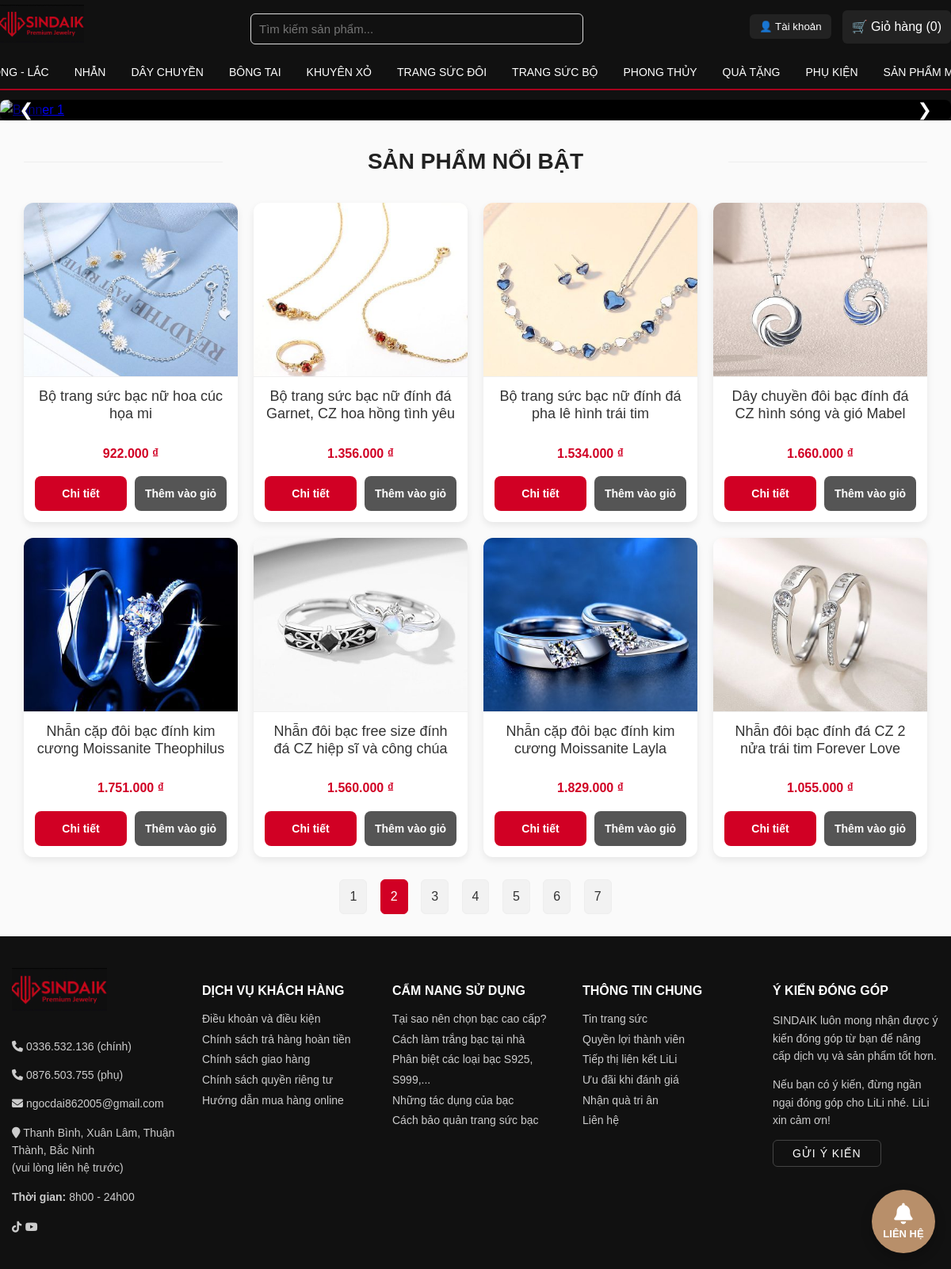
The app's page /index.php?page=2 with its own data.
### tables this page shows
CREATE TABLE `products` (
  `id` int(11) NOT NULL,
  `name` varchar(255) NOT NULL,
  `category` varchar(100) NOT NULL,
  `description` text,
  `price` decimal(10,2) NOT NULL DEFAULT '0.00',
  `discount` int(11) NOT NULL DEFAULT '0',
  `image` varchar(255) DEFAULT NULL,
  `created_at` timestamp NOT NULL DEFAULT CURRENT_TIMESTAMP
);

### init.php (called while the page is built, shortened)
<?php
function e($str) {
    return htmlspecialchars($str, ENT_QUOTES | ENT_SUBSTITUTE, 'UTF-8');
}

### index.php (the view, shortened to what this page needs)
<?php
require 'init.php';
include 'header.php';
$perPage = 8;
$page = isset($_GET['page']) ? max(1, intval($_GET['page'])) : 1;
$offset = ($page - 1) * $perPage;
$stmt = $conn->prepare("
    SELECT SQL_CALC_FOUND_ROWS *
    FROM products
    ORDER BY created_at DESC
    LIMIT ?, ?
");
$stmt->bind_param("ii", $offset, $perPage);
$stmt->execute();
$res = $stmt->get_result();
$products = $res->fetch_all(MYSQLI_ASSOC);
$totalRes = $conn->query("SELECT FOUND_ROWS() as total")->fetch_assoc();
$total = $totalRes ? intval($totalRes['total']) : 0;
$pages = max(1, ceil($total / $perPage));
?>
<main class="wrap">
  <h1 class="page-title section-title"><span>SẢN PHẨM NỔI BẬT</span></h1>
  <?php if ($products): ?>
    <div class="product-grid">
      <?php foreach ($products as $p): ?>
        <div class="card">
          <a href="product.php?id=<?php echo $p['id']; ?>">
            <img
              src="assets/images/<?php echo e($p['image'] ?: 'no-image.png'); ?>"
              alt="<?php echo e($p['name']); ?>"
              loading="lazy"
            >
          </a>
          <div class="card-body">
            <h3><?php echo e($p['name']); ?></h3>
            <p class="price"><?php echo number_format($p['price'],0,',','.'); ?> ₫</p>
            <div class="card-actions">
              <a class="btn" href="product.php?id=<?php echo $p['id']; ?>">Chi tiết</a>
              <a
                class="btn btn-secondary add-to-cart"
                href="cart.php?action=add&id=<?php echo $p['id']; ?>"
              >
                Thêm vào giỏ
              </a>
            </div>
          </div>
        </div>
      <?php endforeach; ?>
    </div>
  <?php else: ?>
    <p>⛔ Hiện chưa có sản phẩm nào.</p>
  <?php endif; ?>
  <?php if ($pages > 1): ?>
    <div class="pagination">
      <?php for ($i=1;$i<=$pages;$i++): ?>
        <a
          class="<?php echo $i==$page ? 'active' : ''; ?>"
          href="index.php?page=<?php echo $i; ?>"
        >
          <?php echo $i; ?>
        </a>
      <?php endfor; ?>
    </div>
  <?php endif; ?>
</main>
<?php include 'footer.php'; ?>

### assets/css/style.css (style rules this page uses)
:root { --primary: #b88f6a; --brand: #d10024; --dark: #111; --muted: #777; --light: #fff; --bg: #fafafa; --card-shadow: 0 4px 10px rgba(0,0,0,0.08); --card-hover-shadow: 0 6px 16px rgba(0,0,0,0.12); --radius-sm: 6px; --radius-md: 12px; --transition-fast: 0.22s ease; }
html, body { font-family: Arial, Helvetica, sans-serif; font-size: 16px; line-height: 1.6; margin: 0; padding: 0; color: #222; background: var(--bg); -webkit-font-smoothing: antialiased; -moz-osx-font-smoothing: grayscale; text-rendering: optimizeLegibility; }
* { box-sizing: border-box; }
.wrap { max-width: 1200px; margin: 0 auto; padding: 0 15px; }
.page-title { font-size: 28px; margin: 30px 0; text-align:center; color: var(--brand); }
.section-title { position: relative; text-align:center; font-size:28px; font-weight:600; margin: 30px 0; color:#222; }
.section-title::before, .section-title::after { content:""; position:absolute; top:50%; width:22%; height:1px; background:#eee; }
.section-title::before { left:0; }
.section-title::after { right:0; }
.product-grid { display: grid; grid-template-columns: repeat(auto-fill, minmax(260px, 1fr)); gap: 20px; align-items: stretch; }
.card { background:#fff; border-radius: var(--radius-md); box-shadow: var(--card-shadow); overflow:hidden; transition: transform var(--transition-fast), box-shadow var(--transition-fast); display:flex; flex-direction:column; height:100%; }
.card img { width:100%; height:220px; object-fit:cover; display:block; border-bottom:1px solid #f0f0f0; }
.card-body { padding: 14px; text-align:center; display:flex; flex-direction:column; gap:10px; flex:1 1 auto; }
.product-title, .card-body h3 { margin: 0; font-size: 18px; font-weight: 500; color: #333; line-height: 1.2; display: -webkit-box; -webkit-box-orient: vertical; overflow: hidden; -webkit-line-clamp: 2; max-height: calc(1.2em * 2); word-break: break-word; }
.price { font-size:16px; font-weight:700; color:var(--brand); margin-bottom:6px; }
.card-actions { display:flex; gap:10px; margin-top:auto; align-items:stretch; }
.card-actions .btn, .card-actions .btn-secondary { flex: 1 1 0; display:flex; align-items:center; justify-content:center; padding: 10px 12px; border-radius: 8px; font-size: 14px; font-weight:600; min-height:44px; text-decoration:none; border:none; box-sizing:border-box; }
.card-actions .btn { background: var(--brand); color:#fff; }
.card-actions .btn-secondary { background:#555; color:#fff; }
.card-actions .btn + .btn-secondary { margin-left:0; }
.pagination { margin: 28px auto; text-align:center; }
.pagination a { display:inline-block; padding:8px 12px; margin:0 6px; border-radius:6px; background:#f2f2f2; color:#333; text-decoration:none; border:1px solid #eee; }
.pagination a.active { background:var(--brand); color:#fff; border-color:var(--brand); }
.btn { display:inline-flex; align-items:center; justify-content:center; padding:8px 14px; border-radius:6px; text-decoration:none; font-size:14px; font-weight:500; color:#fff; background:var(--brand); border:none; cursor:pointer; transition: background var(--transition-fast); }
.btn-secondary { background:#555; color:#fff; }

### records on screen
products: image (picture), name "Bộ trang sức bạc nữ hoa cúc họa mi", price "922.000"
products: image (picture), name "Bộ trang sức bạc nữ đính đá Garnet, CZ hoa hồng tình yêu", price "1.356.000"
products: image (picture), name "Bộ trang sức bạc nữ đính đá pha lê hình trái tim", price "1.534.000"
products: image (picture), name "Dây chuyền đôi bạc đính đá CZ hình sóng và gió Mabel", price "1.660.000"
products: image (picture), name "Nhẫn cặp đôi bạc đính kim cương Moissanite Theophilus", price "1.751.000"
products: image (picture), name "Nhẫn đôi bạc free size đính đá CZ hiệp sĩ và công chúa", price "1.560.000"
products: image (picture), name "Nhẫn cặp đôi bạc đính kim cương Moissanite Layla", price "1.829.000"
products: image (picture), name "Nhẫn đôi bạc đính đá CZ 2 nửa trái tim Forever Love", price "1.055.000"
